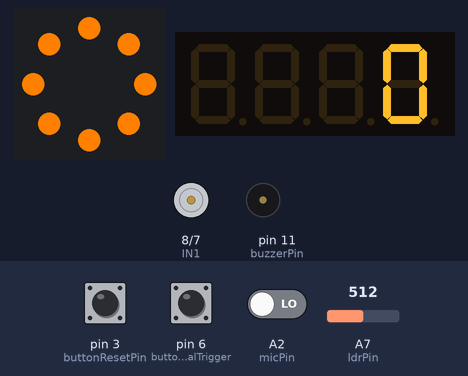
A sketch run on a simulated Arduino Nano, built with avr-gcc and run on an emulated ATmega328P. On the bench: 8 RGB LEDs in a ring, first at the top, clockwise, 4-digit seven-segment display, motor-driver pin pairs drawn as motors (green arrow = first pin HIGH = forward, orange = second pin HIGH = backward, longer = more drive, scaled by the enable pin), buzzer (waves = sounding). The inputs (shaded band) are chosen by the test bench; at power-on: pin 6 (buttonManualTrigger) HIGH, pin 3 (buttonResetPin) HIGH, A2 (micPin) LOW, A7 (ldrPin) = 512. What the sketch prints to the serial monitor is not drawn.

Above: at 7.8 s.
7.9 s: pin 6 (buttonManualTrigger) pulled LOW for 0.15 s
At 8.7 s:
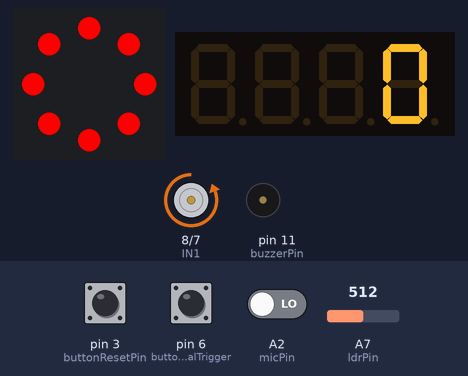
11.0 s: pin 6 (buttonManualTrigger) pulled LOW for 0.15 s
At 12.2 s:
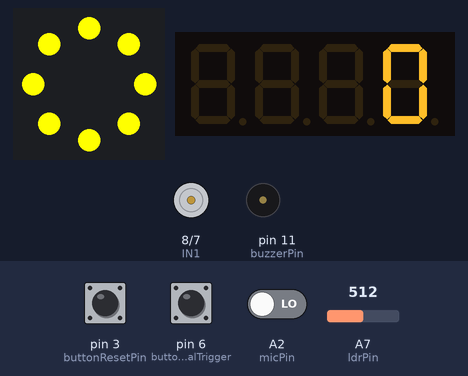
17.1 s: pin 6 (buttonManualTrigger) pulled LOW for 1 s
At 25.4 s:
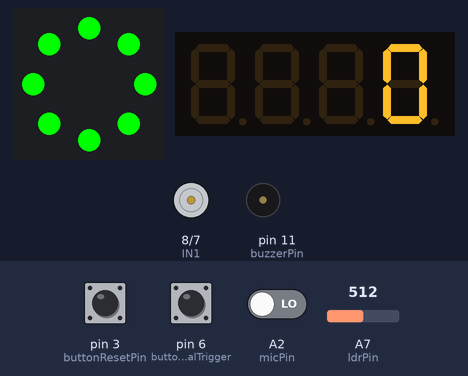
Timing chart, 0 to 25.6 s (numbered marks = the images above; inputs shaded):
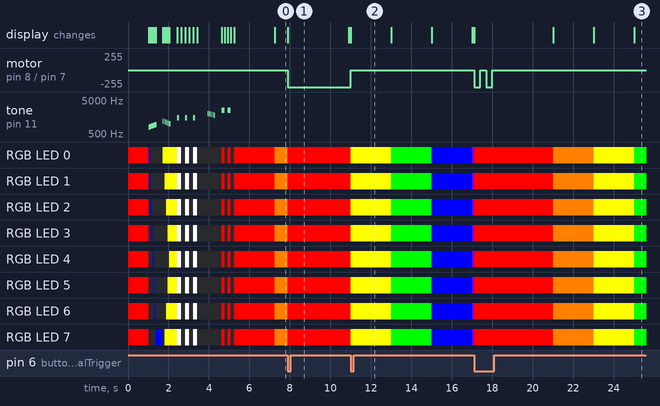

The sketch:

TCG_Card_Scanner_00_English.ino
```cpp
#include <TM1637Display.h>
#include <Adafruit_NeoPixel.h>

// Pinbelegung
const int ENA = 9;
const int IN1 = 8;
const int IN2 = 7;
const int buzzerPin = 11;
const int ldrPin = A7;
const int buttonResetPin = 3;
const int buttonManualTrigger = 6;
const int micPin = A2;

const int displayClkPin = 4;
const int displayDioPin = 5;

// Initialize display
TM1637Display display(displayClkPin, displayDioPin);

// Initialize Neopixel LED
Adafruit_NeoPixel ledRing(8, A0, NEO_GRB + NEO_KHZ800);

// Variables
int cardCount = 0;
bool motorRunning = false;
bool scannerActive = false;
bool cardInPosition = false;
bool timeoutMode = false;
unsigned long lastButtonPress = 0;
unsigned long lastResetPress = 0;
unsigned long lastCardDetectedTime = 0;
unsigned long lastCardMovedTime = 0;
const unsigned long timeoutDuration = 8000;
const unsigned long cardCountDelay = 1000;
unsigned long lastCardCountTime = 0;
int baseLdrValue;

// Lighting control
const int reasonBrightness = 255;
unsigned long dimmingStartTime = 0;
const unsigned long dimmingDuration = 5000;
bool isDimmed = false;
unsigned long colorFadeTime = 0;
int fadeStep = 0;

//Startup sequence
const int startup = 5;  // Here you can select the desired start sequence (1, 2, 3, 4, 5)

void setup() {
  Serial.begin(9600);

  pinMode(ENA, OUTPUT);
  pinMode(IN1, OUTPUT);
  pinMode(IN2, OUTPUT);
  pinMode(buzzerPin, OUTPUT);
  pinMode(buttonResetPin, INPUT_PULLUP);
  pinMode(buttonManualTrigger, INPUT_PULLUP);
  pinMode(ldrPin, INPUT);
  pinMode(micPin, INPUT);

  ledRing.begin();
  setLightRed(reasonBrightness); // Calibrate LDR with red light
  ledRing.show();

  digitalWrite(ENA, HIGH);
  display.setBrightness(0x0f);
  display.showNumberDec(cardCount);

  delay(500);
  baseLdrValue = analogRead(ldrPin);
  Serial.print("Basis LDR-Wert: ");
  Serial.println(baseLdrValue);
  delay(500);

  // Selecting the start sequence
  switch (startup) {
    case 1:
      startupSequence1();
      break;
    case 2:
      startupSequence2();
      break;
    case 3:
      startupSequence3();
      break;
    case 4:
      startupSequence4();
      break;
    case 5:
      startupSequence5();
      break;
    default:
      Serial.println("Ungültige Startsequenz. Standard wird verwendet.");
      startupSequence1();  // Fallback to standard sequence
      break;
  }
}

void loop() {
  int ldrValue = analogRead(ldrPin);
  Serial.println(ldrValue);
  bool soundDetected = digitalRead(micPin) == HIGH;

  // Start button: Switching the scanner
  if (digitalRead(buttonManualTrigger) == LOW) {
    if (millis() - lastButtonPress > 300) {
      scannerActive = !scannerActive;
      lastButtonPress = millis();

      if (scannerActive) {
        setLightRed(255);
        moveCard();
        timeoutMode = false;
        lastCardDetectedTime = millis();
        lastCardMovedTime = millis();
      } else {
        stopMotor();
        timeoutMode = false;
        isDimmed = false;
      }
      ledRing.show();
    }
  }

  // Motor control
  if (!scannerActive && motorRunning) {
    stopMotor();
  }

  // Reset button: Reset counter
  if (digitalRead(buttonResetPin) == LOW && millis() - lastResetPress > 300) {
    cardCount = 0;
    display.showNumberDec(cardCount);
    lastResetPress = millis();
    delay(500);
  }

  // When the scanner is active
  if (scannerActive) {
    if (!cardInPosition && ldrValue < baseLdrValue - 50) {
      cardInPosition = true;
      lastCardDetectedTime = millis();
      //Serial.println(cardInPosition);
      //Serial.println("Card is promoted");

    }

    if (cardInPosition && ldrValue > baseLdrValue - 30) {
      stopMotor();
      setLightRed(255);
      delay(50);
      baseLdrValue = analogRead(ldrPin);
      cardInPosition = false;
      //Serial.println(cardInPosition);
      //Serial.println("Card is scanned");
    }


    if (millis() - lastCardMovedTime >= 3000 && !cardInPosition && !timeoutMode) {
          isDimmed = true;
    }

    if (soundDetected) {
      isDimmed = false;
      setLightRed(255);
      moveCard();
      if (!timeoutMode && millis() - lastCardCountTime > cardCountDelay) {
        lastCardCountTime = millis();
        cardCount++;
        display.showNumberDec(cardCount);

        //Serial.println(cardInPosition);
      }
      lastCardMovedTime = millis();
    }

    if (millis() - lastCardMovedTime > timeoutDuration && !timeoutMode) {
      timeoutMode = true;
      isDimmed = false;
      stopMotor();
      tone(buzzerPin, 1000, 500);
      //Serial.println("Timeout Mode");
    }
  }

  // Timeout mode flashes
  if (timeoutMode) {
    blinkRedLEDAndSoundBuzzer();
  }

  // Pause mode - lights change smoothly
  if (!scannerActive && !timeoutMode) {
    fadeLights();
    //Serial.println("Pause Mode");
  }

  if (isDimmed) {
    //Serial.println(isDimmed);
    dimLights();
  }
}

void moveCard() {
  if (scannerActive && !timeoutMode) {
    digitalWrite(IN1, LOW);
    digitalWrite(IN2, HIGH);
    motorRunning = true;
  }
}

void stopMotor() {
  digitalWrite(IN1, LOW);
  digitalWrite(IN2, LOW);
  motorRunning = false;
}

void blinkRedLEDAndSoundBuzzer() {
  static unsigned long lastBlinkTime = 0;
  unsigned long currentMillis = millis();
  if (currentMillis - lastBlinkTime >= 500) {
    lastBlinkTime = currentMillis;
    static bool ledState = false;
    ledState = !ledState;

    if (ledState) {
      setLightRed(255);
      tone(buzzerPin, 1000, 100);
    } else {
      ledRing.clear();
      noTone(buzzerPin);
    }
    ledRing.show();
  }
}

void dimLights() {
  unsigned long elapsedTime = millis() - dimmingStartTime;  // Calculate the elapsed time since the start of the dimming process

    int brightness = map(elapsedTime, 0, dimmingDuration, 255, 0);  // Dim brightness from 255 (maximum) to 0 (minimum brightness)

    // Set the LEDs to the calculated brightness
    setLightRed(brightness);  // Reduce the brightness of the LEDs
  //}

  ledRing.show();  // Set the LEDs to the current state
}


void fadeLights() {
  unsigned long currentMillis = millis();
  if (currentMillis - colorFadeTime >= 2000) {  // Colors change every 2 seconds
    colorFadeTime = currentMillis;

    switch (fadeStep % 6) {
      case 0: ledRing.fill(ledRing.Color(255, 0, 0)); break;     // Red
      case 1: ledRing.fill(ledRing.Color(255, 127, 0)); break;   // Orange
      case 2: ledRing.fill(ledRing.Color(255, 255, 0)); break;   // Yellow
      case 3: ledRing.fill(ledRing.Color(0, 255, 0)); break;     // Green
      case 4: ledRing.fill(ledRing.Color(0, 0, 255)); break;     // Blue
      case 5: ledRing.fill(ledRing.Color(75, 0, 130)); break;    // Indigo
    }

    ledRing.show();
    fadeStep++;
  }
}

void setLightRed(int brightness) {
  for (int i = 0; i < ledRing.numPixels(); i++) {
    ledRing.setPixelColor(i, ledRing.Color(brightness, 0, 0));
  }
  ledRing.show();
}

void startupSequence1() {
  ledRing.clear();
  ledRing.show();

  for (int i = 0; i < ledRing.numPixels(); i++) {
    ledRing.setPixelColor(i, ledRing.Color(255, 0, 0));
    ledRing.show();
    tone(buzzerPin, 1000, 100);
    delay(100);
  }
  delay(200);

  for (int i = 0; i < ledRing.numPixels(); i++) {
    ledRing.setPixelColor(i, ledRing.Color(0, 255, 0));
    ledRing.show();
    tone(buzzerPin, 1200, 100);
    delay(100);
  }
  delay(200);

  for (int i = 0; i < ledRing.numPixels(); i++) {
    ledRing.setPixelColor(i, ledRing.Color(0, 0, 255));
    ledRing.show();
    tone(buzzerPin, 1400, 100);
    delay(100);
  }
  delay(200);

  for (int i = 0; i < ledRing.numPixels(); i++) {
    ledRing.setPixelColor(i, ledRing.Color(255, 255, 255));
    ledRing.show();
    tone(buzzerPin, 1600, 100);
    delay(100);
  }
  delay(500);

  ledRing.fill(ledRing.Color(255, 255, 255));
  ledRing.show();
  tone(buzzerPin, 2000, 300);
  delay(300);

  ledRing.clear();
  ledRing.show();
  noTone(buzzerPin);
}

void startupSequence2() {
  ledRing.clear();
  ledRing.show();

  for (int i = 0; i < ledRing.numPixels(); i++) {
    ledRing.setPixelColor(i, ledRing.Color(255, 165, 0));
    ledRing.show();
    tone(buzzerPin, 800 + (i * 50), 100);
    delay(100);
  }
  delay(300);


  for (int j = 0; j < 3; j++) {
    for (int brightness = 0; brightness <= 255; brightness += 5) {
      ledRing.fill(ledRing.Color(brightness, brightness / 2, 0));
      ledRing.show();
      delay(10);
    }
    for (int brightness = 255; brightness >= 0; brightness -= 5) {
      ledRing.fill(ledRing.Color(brightness, brightness / 2, 0));
      ledRing.show();
      delay(10);
    }
    tone(buzzerPin, 1200, 150);
    delay(150);
  }

  for (int i = 0; i < 3; i++) {
    ledRing.fill(ledRing.Color(255, 255, 255));
    ledRing.show();
    tone(buzzerPin, 2000, 100);
    delay(100);

    ledRing.clear();
    ledRing.show();
    noTone(buzzerPin);
    delay(100);
  }
}

void startupSequence3() {
  ledRing.clear();
  ledRing.show();

  for (int i = 0; i < ledRing.numPixels(); i++) {
    ledRing.setPixelColor(i, ledRing.Color(255, 0, 255));
    ledRing.show();
    tone(buzzerPin, 800 + (i * 30), 50);
    delay(50);
  }
  noTone(buzzerPin);
  delay(300);

  int half = ledRing.numPixels() / 2;
  for (int i = 0; i <= half; i++) {
    ledRing.setPixelColor(half - i, ledRing.Color(0, 255, 255));
    ledRing.setPixelColor(half + i, ledRing.Color(0, 255, 255));
    ledRing.show();
    tone(buzzerPin, 1000 + (i * 40), 80);
    delay(80);
  }
  noTone(buzzerPin);
  delay(300);

  for (int j = 0; j < 3; j++) {
    ledRing.fill(ledRing.Color(0, 0, 255));
    ledRing.show();
    tone(buzzerPin, 1500, 100);
    delay(200);

    ledRing.fill(ledRing.Color(0, 0, 100));
    ledRing.show();
    delay(200);
  }
  noTone(buzzerPin);
  delay(300);

  for (int i = 0; i < ledRing.numPixels(); i++) {
    ledRing.setPixelColor(i, ledRing.Color(255, 255, 255));
    ledRing.setPixelColor((i + ledRing.numPixels() / 2) % ledRing.numPixels(), 0);
    ledRing.show();
    tone(buzzerPin, 2000 + (i * 20), 30);
    delay(30);
  }
  noTone(buzzerPin);
  delay(300);

  ledRing.fill(ledRing.Color(255, 255, 255));
  ledRing.show();
  tone(buzzerPin, 2500, 150);
  delay(150);
  ledRing.clear();
  ledRing.show();
  noTone(buzzerPin);
}


void startupSequence4() {
  Serial.println("Starte Startup-Sequenz 4");
  ledRing.clear();
  ledRing.show();

  for (int i = 0; i < ledRing.numPixels(); i++) {
    ledRing.setPixelColor(i, ledRing.Color(255, 0, 255));
    ledRing.show();
    tone(buzzerPin, 800 + (i * 30), 50);
    delay(50);
  }
  noTone(buzzerPin);
  delay(300);

  int half = ledRing.numPixels() / 2;
  for (int i = 0; i <= half; i++) {
    ledRing.setPixelColor(half - i, ledRing.Color(0, 255, 255));
    ledRing.setPixelColor(half + i, ledRing.Color(0, 255, 255));
    ledRing.show();
    tone(buzzerPin, 1000 + (i * 40), 80);
    delay(80);
  }
  noTone(buzzerPin);
  delay(300);


  for (int j = 0; j < 3; j++) {
    ledRing.fill(ledRing.Color(0, 0, 255));
    ledRing.show();
    tone(buzzerPin, 1500, 100);
    delay(200);

    ledRing.fill(ledRing.Color(0, 0, 100));
    ledRing.show();
    delay(200);
  }
  noTone(buzzerPin);
  delay(300);

  for (int i = 0; i < ledRing.numPixels(); i++) {
    ledRing.setPixelColor(i, ledRing.Color(255, 255, 255));
    ledRing.setPixelColor((i + ledRing.numPixels() / 2) % ledRing.numPixels(), 0);
    ledRing.show();
    tone(buzzerPin, 2000 + (i * 20), 30);
    delay(30);
  }
  noTone(buzzerPin);
  delay(300);

  ledRing.fill(ledRing.Color(255, 255, 255));
  ledRing.show();
  tone(buzzerPin, 2500, 150);
  delay(150);
  ledRing.clear();
  ledRing.show();
  noTone(buzzerPin);
}


void startupSequence5() {
  ledRing.clear();
  ledRing.show();

  for (int i = 0; i < ledRing.numPixels(); i++) {
    ledRing.setPixelColor(i, ledRing.Color(0, 0, 255));
    ledRing.show();
    tone(buzzerPin, 800 + (i * 20), 50);
    delay(50);
    ledRing.setPixelColor(i, 0);
  }
  noTone(buzzerPin);
  delay(300);

  int half = ledRing.numPixels() / 2;
  for (int i = half; i >= 0; i--) {
    ledRing.setPixelColor(half - i, ledRing.Color(255, 255, 0));
    ledRing.setPixelColor(half + i, ledRing.Color(255, 255, 0));
    ledRing.show();
    tone(buzzerPin, 1000 + (i * 50), 50);
    delay(80);
  }
  noTone(buzzerPin);
  delay(300);

  for (int j = 0; j < 3; j++) {
    ledRing.fill(ledRing.Color(255, 255, 255));
    ledRing.show();
    tone(buzzerPin, 1500, 100);
    delay(200);

    ledRing.clear();
    ledRing.show();
    delay(200);
  }
  noTone(buzzerPin);
  delay(300);

  for (int i = 0; i <= half; i++) {
    ledRing.setPixelColor(half - i, 0);
    ledRing.setPixelColor(half + i, 0);
    ledRing.show();
    tone(buzzerPin, 2000 - (i * 50), 50);
    delay(80);
  }
  noTone(buzzerPin);
  delay(300);

  for (int i = 0; i < 2; i++) {
    ledRing.fill(ledRing.Color(255, 0, 0));
    ledRing.show();
    tone(buzzerPin, 2500, 150);
    delay(150);

    ledRing.clear();
    ledRing.show();
    noTone(buzzerPin);
    delay(150);
  }
}
```

Measured:
- after the input at 7.9 s, motor on pin 8 (IN1) / pin 7 (IN2): stopped → backward 255/255 at once
- after the input at 11.0 s, motor on pin 8 (IN1) / pin 7 (IN2): backward 255/255 → stopped after 0.00 s instead of 4.9 s; tone on pin 11 (buzzerPin): stops changing and stays silent
- after the input at 17.1 s, motor on pin 8 (IN1) / pin 7 (IN2): alternates backward 255/255 for 0.30 s and stopped for 0.30 s, 4 changes in all, then stays stopped, starting at once
